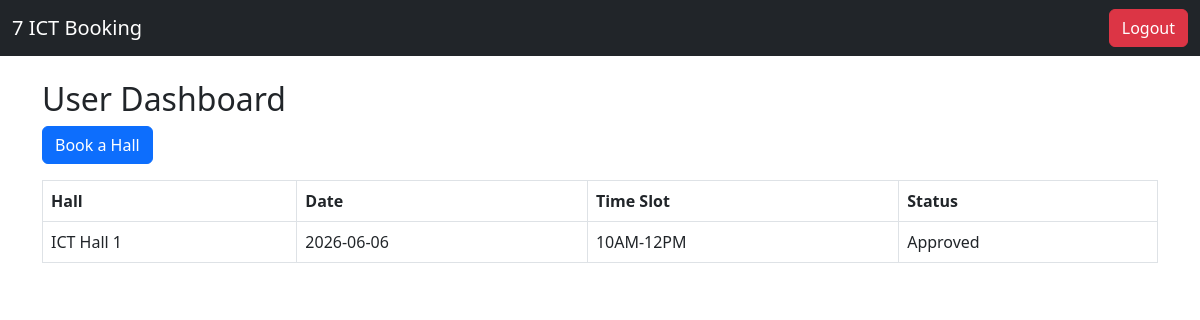
/dashboard (signed in), run on the app's committed database.
### tables this page shows
CREATE TABLE bookings (
    id INTEGER PRIMARY KEY AUTOINCREMENT,
    user_id INTEGER,
    hall_id INTEGER,
    date TEXT,
    time_slot TEXT,
    status TEXT,
    FOREIGN KEY(user_id) REFERENCES users(id),
    FOREIGN KEY(hall_id) REFERENCES halls(id)
);

CREATE TABLE halls (
    id INTEGER PRIMARY KEY AUTOINCREMENT,
    name TEXT,
    capacity INTEGER
);

### app.py (the view)
@app.route("/dashboard")
def dashboard():
    if "user_id" not in session:
        return redirect(url_for("login"))
    conn = get_db()
    cur = conn.cursor()
    cur.execute("SELECT b.id, h.name as hall_name, b.date, b.time_slot, b.status                  FROM bookings b JOIN halls h ON b.hall_id = h.id                  WHERE b.user_id = ?", (session["user_id"],))
    bookings = cur.fetchall()
    conn.close()
    return render_template("dashboard.html", bookings=bookings)

### app.py (called while the page is built)
def get_db():
    conn = sqlite3.connect("halls.db")
    conn.row_factory = sqlite3.Row
    return conn

### templates/dashboard.html
{% extends 'base.html' %}
{% block content %}
<h2>User Dashboard</h2>
<a href="{{ url_for('book') }}" class="btn btn-primary mb-3">Book a Hall</a>
<table class="table table-bordered">
  <tr><th>Hall</th><th>Date</th><th>Time Slot</th><th>Status</th></tr>
  {% for b in bookings %}
  <tr>
    <td>{{ b['hall_name'] }}</td>
    <td>{{ b['date'] }}</td>
    <td>{{ b['time_slot'] }}</td>
    <td>{{ b['status'] }}</td>
  </tr>
  {% endfor %}
</table>
{% endblock %}

### data on the page
bookings: hall_name "ICT Hall 1", date "2026-06-06", time_slot "10AM-12PM", status "Approved"
